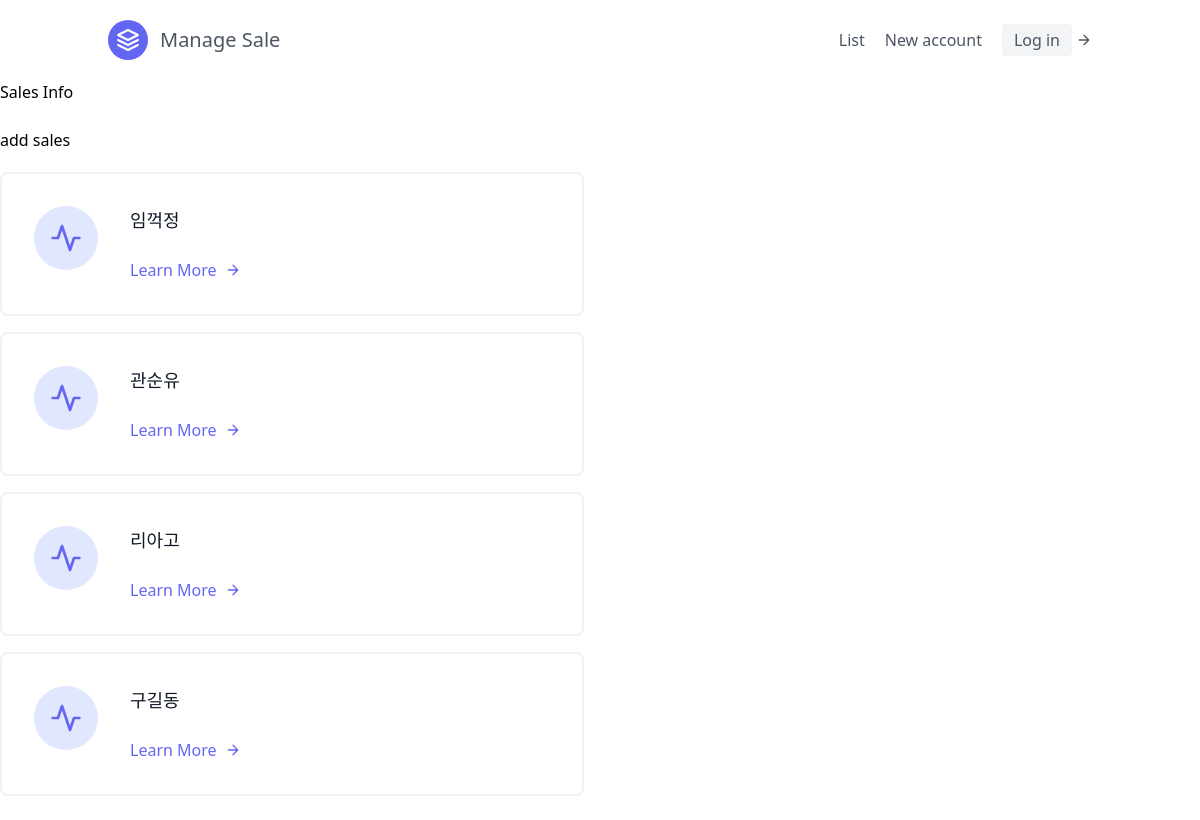
/Homepage/, run on an earlier commit of the app's database.
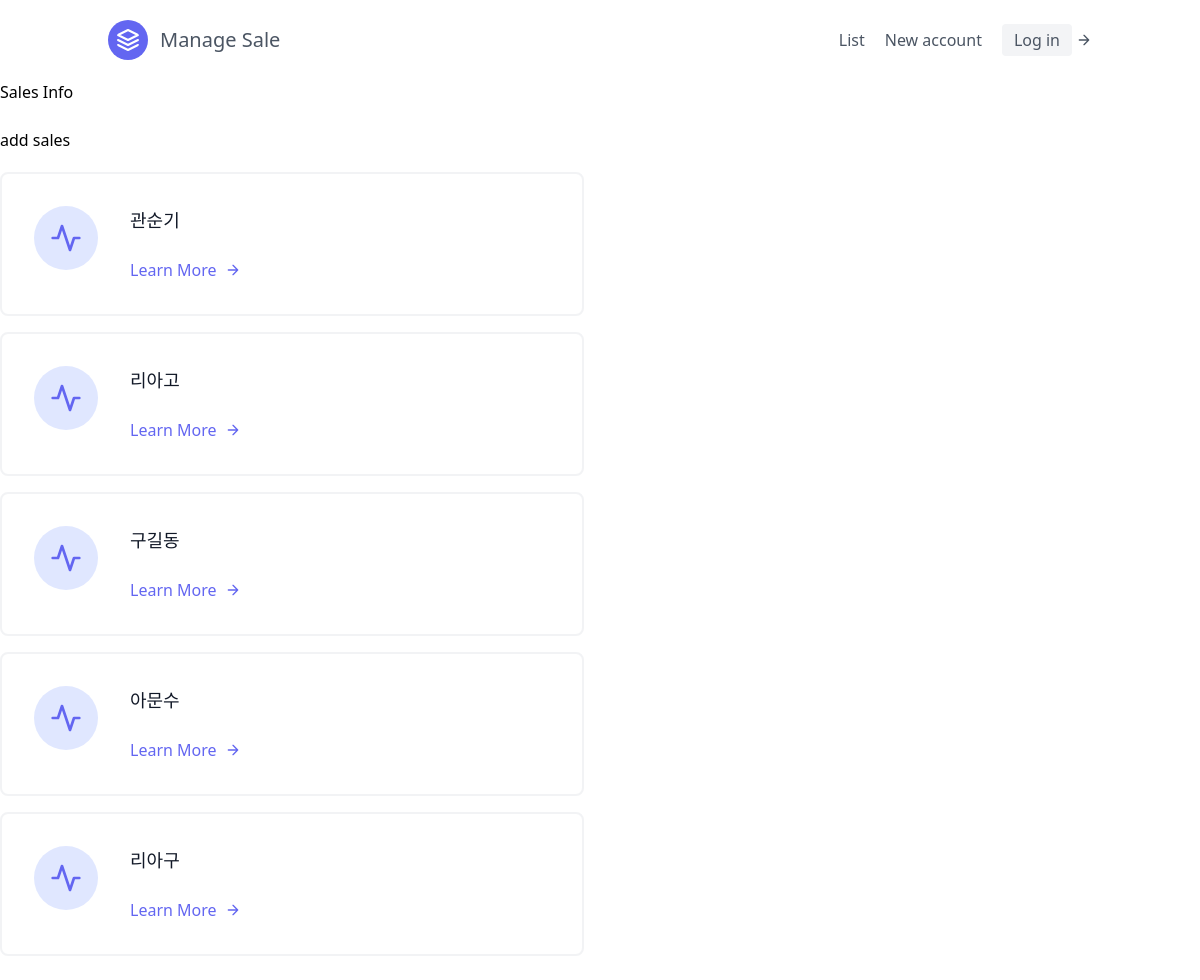
And on a later commit of the database.
### sales/models.py (models this page shows, shortened)
class Sale(models.Model):
    first_name = models.CharField(max_length=30)
    last_name = models.CharField(max_length=30)
    age = models.IntegerField(default=0)
    person = models.ForeignKey("Person", on_delete=models.CASCADE)

### sales/views.py (the view)
# urls.py: path('', Sales_List, name = 'list'),
def Sales_List(request):
    sales_person = Sale.objects.all()
    context = {
        "person_key" : sales_person
    }
    return render(request, "sales_list.html", context)

### templates/sales_list.html
{% extends 'base.html' %}
{% block content %}
<h1>Sales Info</h1> <br>
<div class = "mb-5">
    <a href = "{% url 'homepage:make' %}" >add sales</a>
</div>
    {% for s_p in person_key %}
    <div class="flex flex-wrap -m-4">
      <div class="p-4 lg:w-1/2 md:w-full">
        <div class="flex border-2 rounded-lg border-gray-200 border-opacity-50 p-8 sm:flex-row flex-col">
          <div class="w-16 h-16 sm:mr-8 sm:mb-0 mb-4 inline-flex items-center justify-center rounded-full bg-indigo-100 text-indigo-500 flex-shrink-0">
            <svg fill="none" stroke="currentColor" stroke-linecap="round" stroke-linejoin="round" stroke-width="2" class="w-8 h-8" viewBox="0 0 24 24">
              <path d="M22 12h-4l-3 9L9 3l-3 9H2"></path>
            </svg>
          </div>
          <div class="flex-grow">
            <h2 class="text-gray-900 text-lg title-font font-medium mb-3">{{ s_p.last_name }}{{ s_p.first_name }}</h2>
            <a href = "{% url 'homepage:detail' s_p.pk %}"class="mt-3 text-indigo-500 inline-flex items-center">Learn More
              <svg fill="none" stroke="currentColor" stroke-linecap="round" stroke-linejoin="round" stroke-width="2" class="w-4 h-4 ml-2" viewBox="0 0 24 24">
                <path d="M5 12h14M12 5l7 7-7 7"></path>
              </svg>
            </a>
          </div>
        </div>
      </div>
    </div>
{% endfor %}
<p>
<br>
{% endblock content %}

What changed in the data, as far as the page shows it:
removed Sale: last_name "임", first_name "꺽정"
changed Sale "관순": first_name "유" → "기"
added Sale: last_name "아", first_name "문수"
added Sale: last_name "리아", first_name "구"
